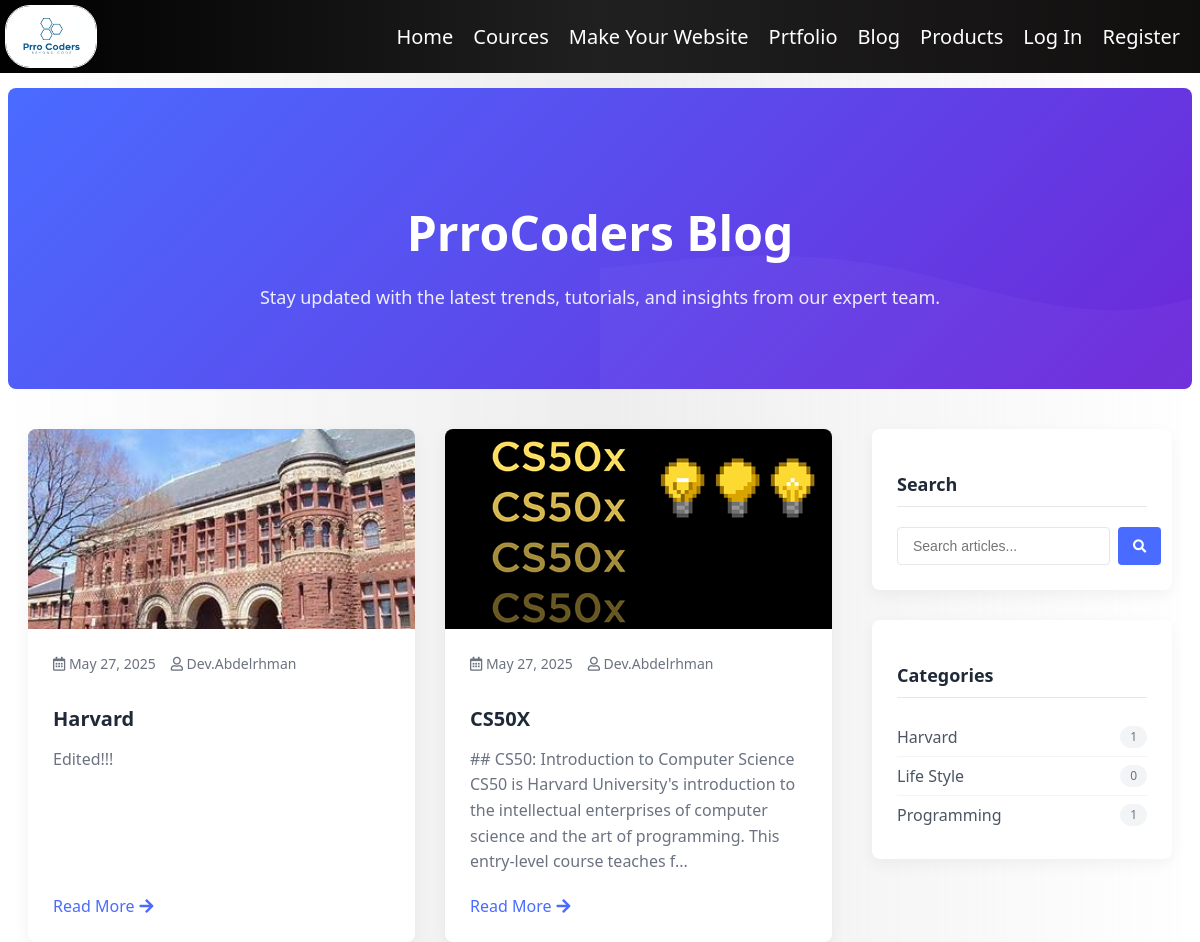
Screenshot of /blog/ with the database file from the repository.
### blog/models.py (models this page shows, shortened)
class Post(models.Model):
    STATUS_CHOICES = (
        ('draft', 'Draft'),
        ('published', 'Published'),
    )
    title = models.CharField(max_length=200)
    slug = models.SlugField(unique_for_date='publish_date')
    author = models.ForeignKey(User, on_delete=models.CASCADE, related_name='blog_posts')
    content = models.TextField()
    content_html = models.TextField(editable=False, blank=True)
    featured_image = models.ImageField(upload_to='blog/%Y/%m/%d/', blank=True, null=True)
    publish_date = models.DateTimeField(default=timezone.now)
    created_date = models.DateTimeField(auto_now_add=True)
    updated_date = models.DateTimeField(auto_now=True)
    status = models.CharField(max_length=10, choices=STATUS_CHOICES, default='draft')
    categories = models.ManyToManyField(Category, related_name='posts')
    class Meta:
        ordering = ['-publish_date']
    @property
    def summary(self):
        return self.content[:200] + '...' if len(self.content) > 200 else self.content

class Category(models.Model):
    name = models.CharField(max_length=100)
    slug = models.SlugField(unique=True)
    description = models.TextField(blank=True)
    class Meta:
        verbose_name_plural = "Categories"
        ordering = ['name']

### blog/views.py (the view)
# urls.py: path('', views.PostListView.as_view(), name='post_list'),
class PostListView(ListView):
    model = Post
    template_name = 'blog/post_list.html'
    context_object_name = 'posts'
    paginate_by = 6
    def get_queryset(self):
        return Post.objects.filter(status='published').order_by('-publish_date')
    def get_context_data(self, **kwargs):
        context = super().get_context_data(**kwargs)
        context['categories'] = Category.objects.all()
        return context

### templates/blog/post_list.html (shortened to what this page needs)
{% extends 'layout.html' %}
{% load static %}
{% block head %}
<link rel="stylesheet" href="https://cdnjs.cloudflare.com/ajax/libs/font-awesome/5.15.4/css/all.min.css">
{% endblock %}
{% block body %}
<div class="blog-header">
    <div class="blog-header-content">
        <h1>PrroCoders Blog</h1>
        <p class="p1">Stay updated with the latest trends, tutorials, and insights from our expert team.</p>
    </div>
</div>
<div class="blog-container">
    <div class="blog-layout">
        <div class="blog-main">
            {% if posts %}
                {% for post in posts %}
                    <article class="blog-card" style="animation-delay: {{ forloop.counter0|divisibleby:3 }}00ms;">
                        <div class="blog-card-image">
                            {% if post.featured_image %}
                                <img src="{{ post.featured_image.url }}" alt="{{ post.title }}">
                            {% else %}
                                <img src="{% static 'images/placeholder.jpg' %}" alt="Placeholder">
                            {% endif %}
                        </div>
                        <div class="blog-card-content">
                            <div class="blog-card-meta">
                                <span><i class="far fa-calendar-alt"></i> {{ post.publish_date|date:"M d, Y" }}</span>
                                <span><i class="far fa-user"></i> {{ post.author.username }}</span>
                            </div>
                            <h2 class="blog-card-title">
                                <a href="{% url 'blog:post_detail' year=post.publish_date.year month=post.publish_date.month day=post.publish_date.day slug=post.slug %}">
                                    {{ post.title }}
                                </a>
                            </h2>
                            <div class="blog-card-excerpt">
                                {{ post.summary|truncatewords:30 }}
                            </div>
                            <a href="{% url 'blog:post_detail' year=post.publish_date.year month=post.publish_date.month day=post.publish_date.day slug=post.slug %}" class="blog-card-link">
                                Read More <i class="fas fa-arrow-right"></i>
                            </a>
                        </div>
                    </article>
                {% endfor %}
            {% else %}
                <div class="no-posts">
                    <h2>No posts found</h2>
                    <p>There are currently no blog posts available. Please check back later for new content.</p>
                </div>
            {% endif %}
        </div>
        <aside class="blog-sidebar">
            <div class="sidebar-widget">
                <h3>Search</h3>
                <form action="{% url 'blog:search_results' %}" method="get" class="search-form">
                    <input type="text" name="q" placeholder="Search articles..." class="search-input" required>
                    <button type="submit" class="search-button">
                        <i class="fas fa-search"></i>
                    </button>
                </form>
            </div>
            <div class="sidebar-widget">
                <h3>Categories</h3>
                <ul class="category-list">
                    {% for category in categories %}
                        <li>
                            <a href="{% url 'blog:category' slug=category.slug %}">
                                {{ category.name }}
                                <span class="category-count">{{ category.posts.count }}</span>
                            </a>
                        </li>
                    {% empty %}
                        <li>No categories available</li>
                    {% endfor %}
                </ul>
            </div>
        </aside>
    </div>
</div>
{% endblock %}

### static/style.css (style rules this page uses)
body { background: linear-gradient(90deg, #ffffffaf 0%, #e8e8e8c1 50%, #ffffff 100%); font-family: 'Segoe UI', Tahoma, Geneva, Verdana, sans-serif; }

### templates/blog/post_list.html (style rules this page uses)
.blog-header { background: linear-gradient(135deg, #4a6bff 0%, #6d28d9 100%); padding: 80px 0; text-align: center; color: white; margin-bottom: 40px; border-radius: 8px; position: relative; overflow: hidden; }
.blog-header::before { content: ''; position: absolute; top: 0; right: 0; width: 50%; height: 100%; background-size: cover; opacity: 0.3; z-index: 0; }
.blog-header-content { position: relative; z-index: 1; }
.blog-header h1 { font-size: 48px; font-weight: 700; margin-bottom: 20px; }
.blog-header p { font-size: 18px; max-width: 700px; margin: 0 auto; opacity: 0.9; }
.blog-container { max-width: 1200px; margin: 0 auto; padding: 0 20px; }
.blog-layout { display: grid; grid-template-columns: 1fr 300px; gap: 40px; }
.blog-main { display: grid; grid-template-columns: repeat(auto-fill, minmax(300px, 1fr)); gap: 30px; }
.blog-card { background: white; border-radius: 8px; overflow: hidden; box-shadow: 0 5px 15px rgba(0, 0, 0, 0.05); transition: transform 0.3s, box-shadow 0.3s; height: 100%; display: flex; flex-direction: column; }
.blog-card-image { height: 200px; background-color: #f5f5f5; overflow: hidden; }
.blog-card-image img { width: 100%; height: 100%; object-fit: cover; transition: transform 0.5s; }
.blog-card-content { padding: 25px; flex-grow: 1; display: flex; flex-direction: column; }
.blog-card-meta { display: flex; gap: 15px; color: #6b7280; font-size: 14px; margin-bottom: 15px; }
.blog-card-title { font-size: 20px; font-weight: 600; margin-bottom: 15px; color: #1f2937; text-decoration: none; }
.blog-card-title a { color: inherit; text-decoration: none; transition: color 0.3s; }
.blog-card-excerpt { color: #6b7280; margin-bottom: 20px; line-height: 1.6; flex-grow: 1; }
.blog-card-link { color: #4a6bff; font-weight: 500; text-decoration: none; display: inline-flex; align-items: center; gap: 5px; transition: gap 0.3s; }
.blog-sidebar { position: sticky; top: 30px; align-self: start; }
.sidebar-widget { background: white; border-radius: 8px; padding: 25px; margin-bottom: 30px; box-shadow: 0 5px 15px rgba(0, 0, 0, 0.05); }
.sidebar-widget h3 { font-size: 18px; font-weight: 600; margin-bottom: 20px; padding-bottom: 10px; border-bottom: 1px solid #e5e7eb; color: #1f2937; }
.search-form { display: flex; gap: 8px; }
.search-input { flex-grow: 1; padding: 10px 15px; border: 1px solid #e5e7eb; border-radius: 4px; font-size: 14px; }
.search-button { background: #4a6bff; color: white; border: none; border-radius: 4px; padding: 0 15px; cursor: pointer; transition: background 0.3s; }
.category-list { list-style: none; padding: 0; margin: 0; }
.category-list li { padding: 8px 0; border-bottom: 1px solid #f3f4f6; }
.category-list li:last-child { border-bottom: none; }
.category-list a { color: #4b5563; text-decoration: none; transition: color 0.3s; display: flex; justify-content: space-between; }
.category-count { background: #f3f4f6; border-radius: 20px; padding: 2px 10px; font-size: 12px; color: #6b7280; }
.blog-card { animation: fadeIn 0.5s ease-out forwards; }

### rows the page displays
Post: featured_image (picture), publish_date "May 27, 2025", author.username "Dev.Abdelrhman", title "Harvard", summary "Edited!!!"
Post: featured_image (picture), publish_date "May 27, 2025", author.username "Dev.Abdelrhman", title "CS50X", summary "## CS50: Introduction to Computer Science CS50 is Harvard University's introduction to the intellectual enterprises of computer science and the art of programming. This entry-level course teaches f..."
Category: name "Harvard", posts.count "1"
Category: name "Life Style", posts.count "0"
Category: name "Programming", posts.count "1"
